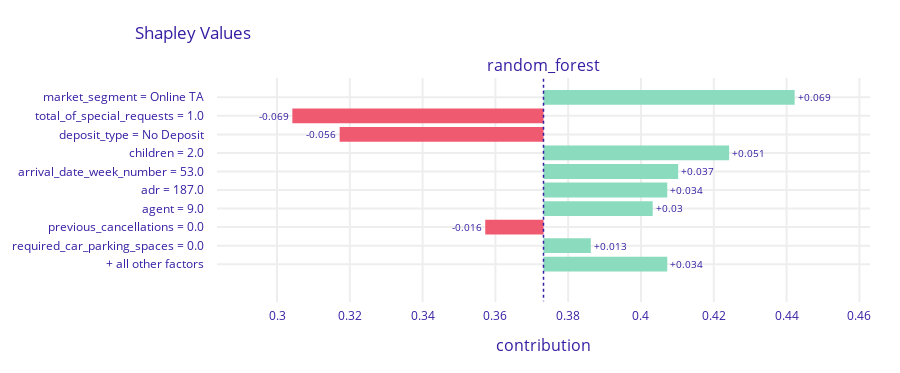

This figure's notebook cell:
### Code cell
shap_FP.plot()

### Figure 1 — Plotly figure (JSON) as saved in the notebook; plotly's stock layout.template omitted (floating-point values rounded to 4 significant figures)
{"data": [{"base": 0.3732, "hoverinfo": "text", "hoverlabel": {"bgcolor": "rgba(0,0,0,0.8)"}, "hovertext": ["Average response: 0.373<br>Prediction: 0.5<br>market_segment = Online TA<br>increases average response <br>by 0.069", "Average response: 0.373<br>Prediction: 0.5<br>total_of_special_requests = 1.0<br>decreases average response <br>by 0.069", "Average response: 0.373<br>Prediction: 0.5<br>deposit_type = No Deposit<br>decreases average response <br>by 0.056", "Average response: 0.373<br>Prediction: 0.5<br>children = 2.0<br>increases average response <br>by 0.051", "Average response: 0.373<br>Prediction: 0.5<br>arrival_date_week_number = 53.0<br>increases average response <br>by 0.037", "Average response: 0.373<br>Prediction: 0.5<br>adr = 187.0<br>increases average response <br>by 0.034", "Average response: 0.373<br>Prediction: 0.5<br>agent = 9.0<br>increases average response <br>by 0.03", "Average response: 0.373<br>Prediction: 0.5<br>previous_cancellations = 0.0<br>decreases average response <br>by 0.016", "Average response: 0.373<br>Prediction: 0.5<br>required_car_parking_spaces = 0.0<br>increases average response <br>by 0.013", "Average response: 0.373<br>Prediction: 0.5<br>+ all other factors<br>increases average response <br>by 0.034"], "marker": {"color": ["#8bdcbe", "#f05a71", "#f05a71", "#8bdcbe", "#8bdcbe", "#8bdcbe", "#8bdcbe", "#f05a71", "#8bdcbe", "#8bdcbe"]}, "orientation": "h", "showlegend": false, "text": ["+0.069", "-0.069", "-0.056", "+0.051", "+0.037", "+0.034", "+0.03", "-0.016", "+0.013", "+0.034"], "textposition": "outside", "type": "bar", "x": [0.069, -0.069, -0.056, 0.051, 0.037, 0.034, 0.03, -0.016, 0.013, 0.034], "xaxis": "x", "y": ["market_segment = Online TA", "total_of_special_requests = 1.0", "deposit_type = No Deposit", "children = 2.0", "arrival_date_week_number = 53.0", "adr = 187.0", "agent = 9.0", "previous_cancellations = 0.0", "required_car_parking_spaces = 0.0", "+ all other factors"], "yaxis": "y"}], "layout": {"annotations": [{"font": {"size": 16}, "showarrow": false, "text": "random_forest", "x": 0.5, "xanchor": "center", "xref": "paper", "y": 1, "yanchor": "bottom", "yref": "paper"}, {"font": {"size": 16}, "showarrow": false, "text": "contribution", "x": 0.5, "xanchor": "center", "xref": "paper", "y": 0, "yanchor": "top", "yref": "paper", "yshift": -30}], "font": {"color": "#371ea3"}, "height": 373, "margin": {"b": 71, "r": 30, "t": 78}, "shapes": [{"line": {"color": "#371ea3", "dash": "dot", "width": 1.5}, "type": "line", "x0": 0.3732, "x1": 0.3732, "xref": "x", "y0": -1, "y1": 11, "yref": "y"}], "title": {"text": "Shapley Values", "x": 0.15}, "xaxis": {"anchor": "y", "automargin": true, "domain": [0, 1], "fixedrange": true, "gridwidth": 2, "range": [0.2835, 0.4629], "tickcolor": "white", "ticklen": 3, "ticks": "outside", "type": "linear", "zeroline": false}, "yaxis": {"anchor": "x", "automargin": true, "autorange": "reversed", "domain": [0, 1], "fixedrange": true, "gridwidth": 2, "tickcolor": "white", "ticklen": 10, "ticks": "outside", "type": "category"}}}
